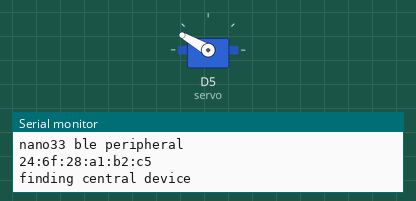
Recording of a sketch running on a simulated Arduino Nano 33 IoT. Shown: servo, the last lines printed to the serial monitor. Nothing arrives over Bluetooth unless stated; a phone connects over Bluetooth LE 3 s after start.

Above: at 0.1 s.
At 3.2 s:
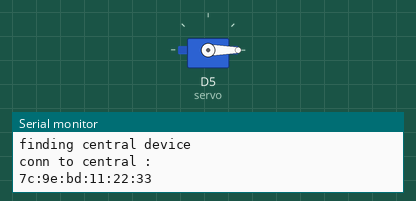
At 4.2 s:
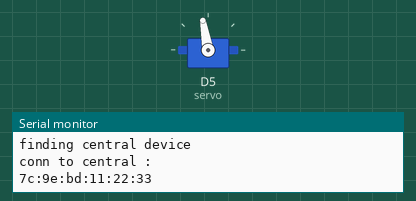
Timing chart, 0 to 5.7 s (numbered marks = the images above):
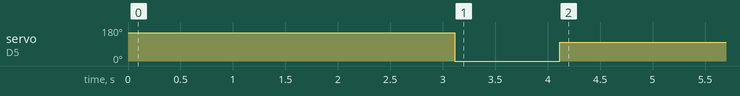

The sketch:

tae_ard.ino
```cpp
#include <Servo.h>
#include <ArduinoBLE.h>

BLEService Service("19c10000-e8f2-537e-4f6c-d104768a1214");
//BLEUnsignedCharCharacteristic FlexChar("19b10001-e8f2-537e-4f6c-d104768a1214", BLERead|BLEWrite|BLENotify);
BLEStringCharacteristic FlexChar("19c10001-e8f2-537e-4f6c-d104768a1214", BLERead|BLEWrite|BLENotify, 20);

Servo servo;

int servopin = 5;


byte read_data = 0;
String data = "mss daa ccc ddd";
String data2 = "";
int ch = 0;

int fin1, fin2, fin3, fin4, fin5;
int old_sum = 0;


void setup() {
  Serial.begin(115200);
  servo.attach(5);
  servo.write(150);
  while(!Serial);

  if(!BLE.begin()){
    Serial.println("start ble fail");
    while(1);
  }

  BLE.setLocalName("tae nano 33 ble");
  BLE.setAdvertisedService(Service);
  Service.addCharacteristic(FlexChar);
  BLE.addService(Service);

  BLE.advertise();
  Serial.println("nano33 ble peripheral");
  Serial.println(BLE.address());

}

void loop(){
  BLEDevice central = BLE.central();
  Serial.println("finding central device");
  delay(100);

  if(central){
    Serial.println("conn to central : ");
    Serial.println(central.address()); //MAC
    servo.write(0);
    delay(1000);
    servo.write(100);
    delay(1000);
    while(central.connected()){
        String charValue = FlexChar.value();
        fin1 = charValue.substring(0,2).toInt();
        fin2 = charValue.substring(3,5).toInt();
        fin3 = charValue.substring(6,8).toInt();
        fin4 = charValue.substring(9,11).toInt();
        fin5 = charValue.substring(12,14).toInt();

        int sum_data = fin1 + fin2 + fin3 + fin4 + fin5;

        if(abs(sum_data - old_sum)>2){
          Serial.print("엄지:");
          Serial.print(fin1);
          Serial.print(" ");

          Serial.print("검지:");
          Serial.print(fin2);
          Serial.print(" ");

          Serial.print("중지:");
          Serial.print(fin3);
          Serial.print(" ");

          Serial.print("약지:");
          Serial.print(fin4);
          Serial.print(" ");

          Serial.print("새끼:");
          Serial.print(fin5);
          Serial.println(" ");

          old_sum = sum_data;
          servo.write(fin2);
          delay(10);
        }
        else{
          old_sum = sum_data;
          delay(100);
        }
    }
  }
  else{
    Serial.print(F("disconn from central"));
    Serial.println(central.address());
  }
}
```

Measured:
- by itself, servo on D5 (servo): 150° → 0° at 3.1 s, → 100° 1.0 s later
